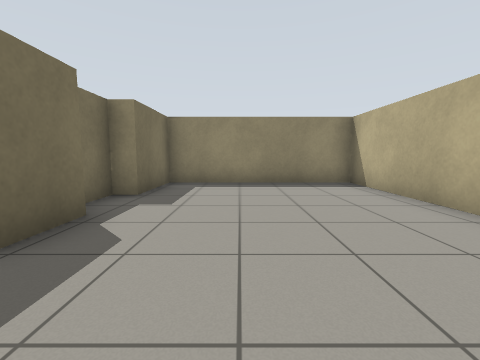
view 1 (above)

13 first-person views from a walk through a robot-simulator world made for Gazebo. The camera is 0.86 m above the floor, tilts 6° down and sees 90° across. The floor is counted in squares, 1 m on a side. Each view is taken from the middle of a square. On the plan, view 1 faces up. The plan holds only what a view shows up to about 10 squares ahead; the rest is blank. Robots are left out.

view 2
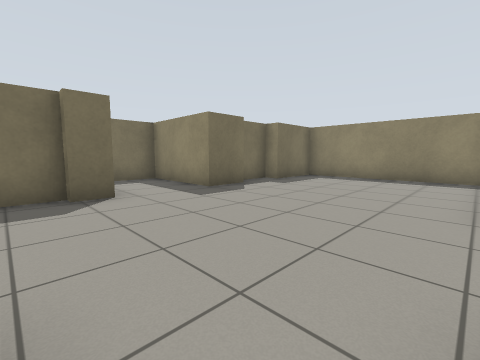

view 3
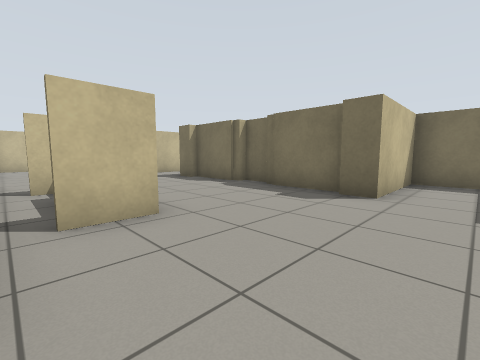

view 4
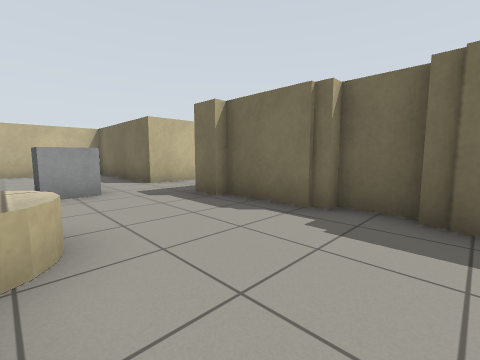

view 5
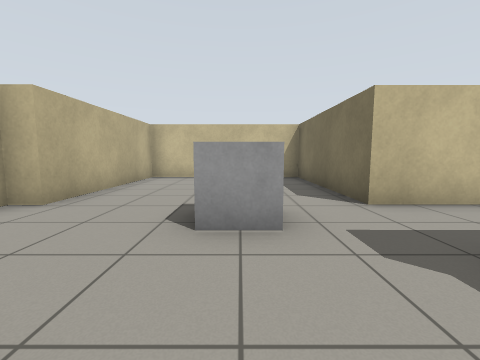

view 6
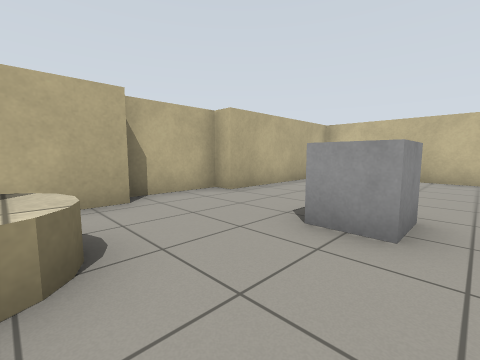

view 7
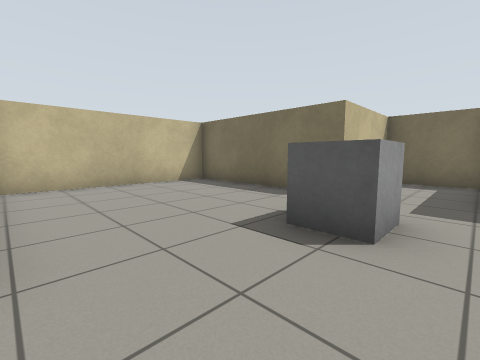

view 8
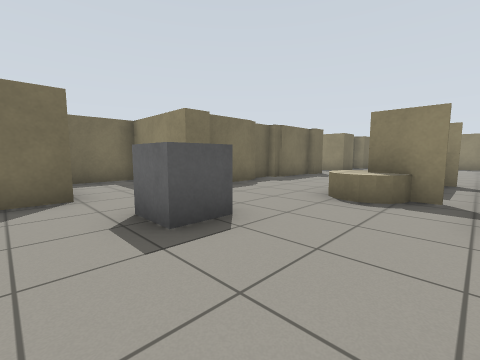

view 9
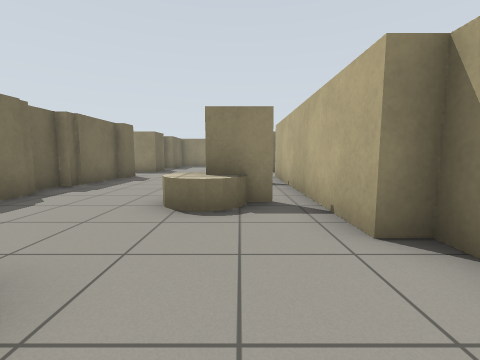

view 10
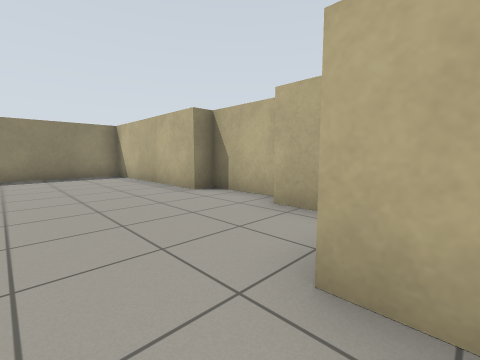

view 11
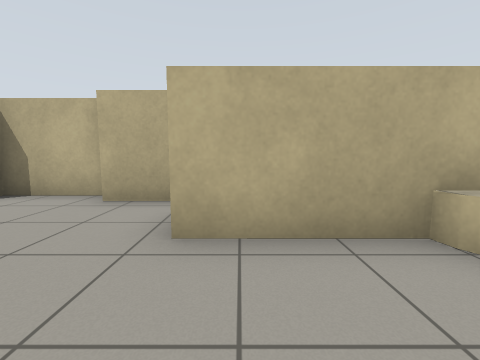

view 12
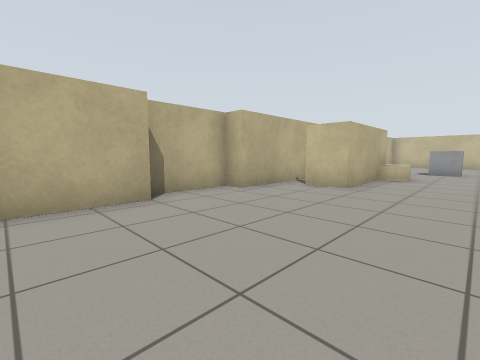

view 13
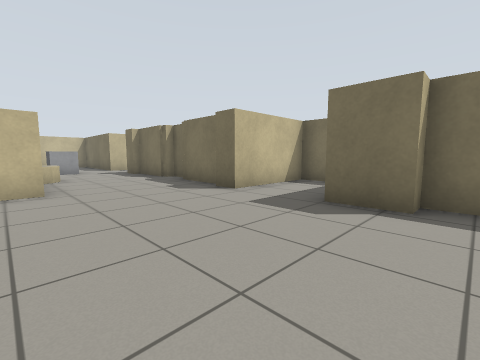

### Floor plan
Points are (right, up) in squares from view 1. A wall is a line through its corners. A room is listed if a view was taken in it or the views show most of it. See-through windows are left out.
Room 1 (views 1, 2, 3, 4, 5, 6, 7, 8, 9, 10, 11, 12, 13)
walls: (-2.9, -3.5) (-2.9, -4.7); (-2.5, -4.6) (-2.5, -6.9) (-2.2, -6.9) (-2.2, -7.6) (-5.4, -7.6) (-5.4, -10.1) (-2.2, -10.1) (-2.2, -15.2) (3.4, -15.2) (3.4, -10.1); (3.4, -2.4) (3.4, -0.4); (2.6, -5.7) (1.4, -5.7) (1.4, -2.3) (2.6, -2.3); (4, -0.4) (4, 2); (3.4, -7.6) (3.4, -5.6); (3.4, 2) (3.4, 7.4) (-2.2, 7.4) (-2.2, 5.1) (-2.9, 5.1) (-2.9, 3.4) (-2.2, 3.4) (-2.2, 2) (-5.4, 2) (-5.4, -0.4) (-2.2, -0.4) (-2.2, -1.1) (-2.5, -1.1) (-2.5, -3.5); (4, -10.1) (4, -7.6)
low walls: (1.3, -6.5) (0.9, -6.3)
ways out: opening at (3, -6) to room 2; opening at (3, -2) to room 2
objects: grey box (0, -9)
Room 2 (no view inside)
walls: (3.4, -5.6) (3.4, -2.4); (2.1, -5.6) (2.6, -5.6)
ways out: opening at (3, -6) to room 1; opening at (3, -2) to room 1

Where each view was taken, in squares from view 1:
view 1: 0 up, 0 right, facing up
view 2: 2 down, 3 right, facing up-left
view 3: 1 up, 3 right, facing down-left
view 4: 3 down, 1 right, facing down-left
view 5: 6 down, 0 right, facing down
view 6: 6 down, 1 left, facing down-right
view 7: 8 down, 3 right, facing down-left
view 8: 11 down, 3 right, facing up-left
view 9: 10 down, 2 right, facing up
view 10: 3 down, 0 right, facing up-right
view 11: 3 down, 1 left, facing right
view 12: 4 up, 1 left, facing down-right
view 13: 4 up, 2 right, facing down-left
